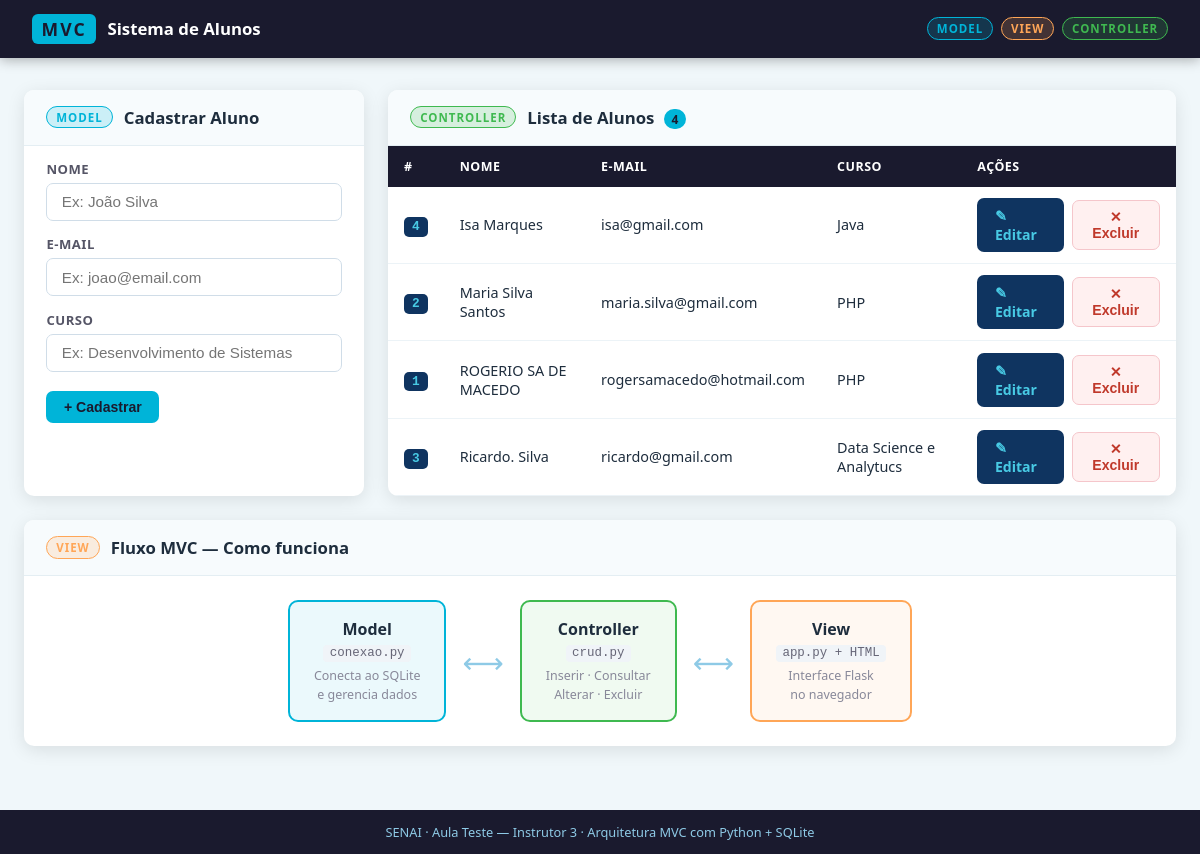
The page / on the database its author committed.
### tables this page shows
CREATE TABLE alunos (
                id    INTEGER PRIMARY KEY AUTOINCREMENT,
                nome  TEXT    NOT NULL,
                email TEXT    NOT NULL,
                curso TEXT    NOT NULL
            );

### view/app.py (the view)
@app.route("/")
def index():
    alunos = ctrl.listar()
    return render_template("index.html", alunos=alunos)

### controller/crud.py (called while the page is built)
    def listar(self) -> list:
        db = Conexao()
        try:
            db.cursor.execute("SELECT * FROM alunos ORDER BY nome")
            return [dict(row) for row in db.cursor.fetchall()]
        finally:
            db.fechar()

### model/conexao.py (called while the page is built)
    def criar_tabela(self):
        self.cursor.execute("""
            CREATE TABLE IF NOT EXISTS alunos (
                id    INTEGER PRIMARY KEY AUTOINCREMENT,
                nome  TEXT    NOT NULL,
                email TEXT    NOT NULL,
                curso TEXT    NOT NULL
            )
        """)
        self.conn.commit()

    def fechar(self):
        self.conn.close()

### view/templates/index.html
{% extends "base.html" %}
{% block content %}
<div class="page-grid">
  <section class="card card-form">
    <div class="card-header">
      <span class="layer-badge model">Model</span>
      <h2>Cadastrar Aluno</h2>
    </div>
    <form action="/inserir" method="post">
      <div class="form-group">
        <label for="nome">Nome</label>
        <input type="text" id="nome" name="nome" placeholder="Ex: João Silva" required/>
      </div>
      <div class="form-group">
        <label for="email">E-mail</label>
        <input type="email" id="email" name="email" placeholder="Ex: joao@email.com" required/>
      </div>
      <div class="form-group">
        <label for="curso">Curso</label>
        <input type="text" id="curso" name="curso" placeholder="Ex: Desenvolvimento de Sistemas" required/>
      </div>
      <button type="submit" class="btn btn-primary">+ Cadastrar</button>
    </form>
  </section>
  <section class="card card-table">
    <div class="card-header">
      <span class="layer-badge controller">Controller</span>
      <h2>Lista de Alunos <span class="count">{{ alunos|length }}</span></h2>
    </div>
    {% if alunos %}
    <div class="table-wrapper">
      <table>
        <thead>
          <tr>
            <th>#</th>
            <th>Nome</th>
            <th>E-mail</th>
            <th>Curso</th>
            <th>Ações</th>
          </tr>
        </thead>
        <tbody>
          {% for a in alunos %}
          <tr>
            <td><span class="id-badge">{{ a.id }}</span></td>
            <td>{{ a.nome }}</td>
            <td>{{ a.email }}</td>
            <td>{{ a.curso }}</td>
            <td class="actions">
              <a href="/editar/{{ a.id }}" class="btn btn-edit">✎ Editar</a>
              <form action="/excluir/{{ a.id }}" method="post"
                    onsubmit="return confirm('Excluir {{ a.nome }}?')">
                <button type="submit" class="btn btn-delete">✕ Excluir</button>
              </form>
            </td>
          </tr>
          {% endfor %}
        </tbody>
      </table>
    </div>
    {% else %}
    <div class="empty-state">
      <p>📋 Nenhum aluno cadastrado ainda.<br/>Use o formulário ao lado para começar!</p>
    </div>
    {% endif %}
  </section>
</div>
<section class="card card-diagram">
  <div class="card-header">
    <span class="layer-badge view">View</span>
    <h2>Fluxo MVC — Como funciona</h2>
  </div>
  <div class="diagram">
    <div class="layer model">
      <strong>Model</strong>
      <code>conexao.py</code>
      <small>Conecta ao SQLite<br/>e gerencia dados</small>
    </div>
    <div class="arrow">⟷</div>
    <div class="layer controller">
      <strong>Controller</strong>
      <code>crud.py</code>
      <small>Inserir · Consultar<br/>Alterar · Excluir</small>
    </div>
    <div class="arrow">⟷</div>
    <div class="layer view">
      <strong>View</strong>
      <code>app.py + HTML</code>
      <small>Interface Flask<br/>no navegador</small>
    </div>
  </div>
</section>
{% endblock %}

### view/templates/base.html (shortened to what this page needs)
<!DOCTYPE html>
<html lang="pt-br">
<head>
  <link rel="stylesheet" href="{{ url_for('static', filename='style.css') }}"/>
</head>
<body>
  <header>
    <div class="header-inner">
      <div class="logo">
        <span class="logo-mvc">MVC</span>
        <span class="logo-text">Sistema de Alunos</span>
      </div>
      <nav>
        <span class="badge badge-model">Model</span>
        <span class="badge badge-view">View</span>
        <span class="badge badge-controller">Controller</span>
      </nav>
    </div>
  </header>
  <main>
    {% block content %}{% endblock %}
  </main>
  <footer>
    <p>SENAI · Aula Teste — Instrutor 3 · Arquitetura MVC com Python + SQLite</p>
  </footer>
</body>
</html>

### rows shown on the page
alunos: id "4", nome "Isa Marques", email "isa@gmail.com", curso "Java"
alunos: id "2", nome "Maria Silva Santos", email "maria.silva@gmail.com", curso "PHP"
alunos: id "1", nome "ROGERIO SA DE MACEDO", email "rogersamacedo@hotmail.com", curso "PHP"
alunos: id "3", nome "Ricardo. Silva", email "ricardo@gmail.com", curso "Data Science e Analytucs"

### other values the page prints
{{ alunos|length }} "4"
